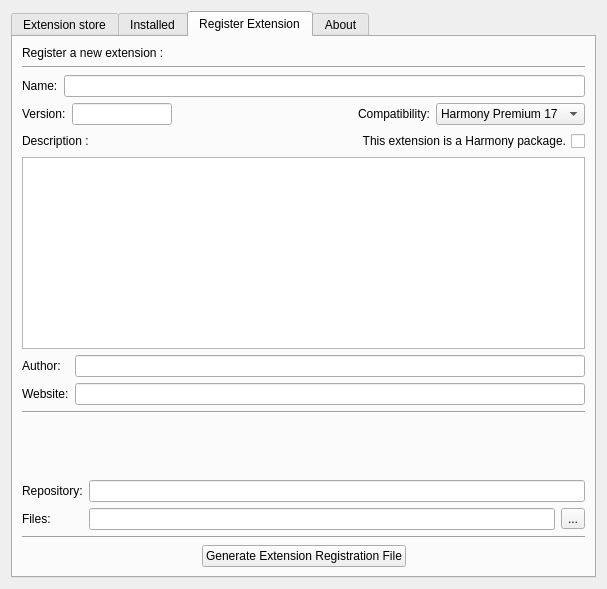
<?xml version="1.0" encoding="UTF-8"?>
<ui version="4.0">
 <class>Form</class>
 <widget class="QWidget" name="Form">
  <property name="geometry">
   <rect>
    <x>0</x>
    <y>0</y>
    <width>607</width>
    <height>589</height>
   </rect>
  </property>
  <property name="windowTitle">
   <string>Form</string>
  </property>
  <layout class="QVBoxLayout" name="verticalLayout_3">
   <item>
    <widget class="QTabWidget" name="tabWidget">
     <property name="currentIndex">
      <number>2</number>
     </property>
     <widget class="QWidget" name="storeTab">
      <attribute name="title">
       <string>Extension store</string>
      </attribute>
      <layout class="QVBoxLayout" name="verticalLayout_6">
       <item>
        <widget class="QSplitter" name="splitter">
         <property name="orientation">
          <enum>Qt::Horizontal</enum>
         </property>
         <widget class="QWidget" name="">
          <layout class="QVBoxLayout" name="verticalLayout_5">
           <item>
            <widget class="QLineEdit" name="lineEdit_2">
             <property name="sizePolicy">
              <sizepolicy hsizetype="Expanding" vsizetype="Fixed">
               <horstretch>0</horstretch>
               <verstretch>0</verstretch>
              </sizepolicy>
             </property>
             <property name="text">
              <string/>
             </property>
             <property name="placeholderText">
              <string>Search...</string>
             </property>
            </widget>
           </item>
           <item>
            <widget class="QTreeWidget" name="treeWidget_2">
             <property name="indentation">
              <number>0</number>
             </property>
             <property name="rootIsDecorated">
              <bool>false</bool>
             </property>
             <attribute name="headerDefaultSectionSize">
              <number>250</number>
             </attribute>
             <column>
              <property name="text">
               <string>Available Extensions</string>
              </property>
             </column>
             <column>
              <property name="text">
               <string/>
              </property>
             </column>
             <item>
              <property name="text">
               <string>github.com/ascriptmaker</string>
              </property>
              <property name="text">
               <string/>
              </property>
              <item>
               <property name="text">
                <string>script1</string>
               </property>
               <property name="text">
                <string/>
               </property>
              </item>
             </item>
            </widget>
           </item>
          </layout>
         </widget>
         <widget class="QWidget" name="">
          <layout class="QVBoxLayout" name="verticalLayout_2">
           <item>
            <spacer name="verticalSpacer_2">
             <property name="orientation">
              <enum>Qt::Vertical</enum>
             </property>
             <property name="sizeType">
              <enum>QSizePolicy::Maximum</enum>
             </property>
             <property name="sizeHint" stdset="0">
              <size>
               <width>20</width>
               <height>20</height>
              </size>
             </property>
            </spacer>
           </item>
           <item>
            <layout class="QHBoxLayout" name="horizontalLayout_9">
             <item>
              <spacer name="horizontalSpacer">
               <property name="orientation">
                <enum>Qt::Horizontal</enum>
               </property>
               <property name="sizeHint" stdset="0">
                <size>
                 <width>40</width>
                 <height>20</height>
                </size>
               </property>
              </spacer>
             </item>
             <item>
              <widget class="QLabel" name="label_13">
               <property name="text">
                <string>version : </string>
               </property>
              </widget>
             </item>
             <item>
              <widget class="QLineEdit" name="lineEdit_3"/>
             </item>
            </layout>
           </item>
           <item>
            <widget class="QLabel" name="label_2">
             <property name="text">
              <string>Description:</string>
             </property>
            </widget>
           </item>
           <item>
            <widget class="QTextEdit" name="textEdit_2">
             <property name="html">
              <string>&lt;!DOCTYPE HTML PUBLIC &quot;-//W3C//DTD HTML 4.0//EN&quot; &quot;http://www.w3.org/TR/REC-html40/strict.dtd&quot;&gt;
&lt;html&gt;&lt;head&gt;&lt;meta name=&quot;qrichtext&quot; content=&quot;1&quot; /&gt;&lt;style type=&quot;text/css&quot;&gt;
p, li { white-space: pre-wrap; }
&lt;/style&gt;&lt;/head&gt;&lt;body style=&quot; font-family:'MS Shell Dlg 2'; font-size:8.25pt; font-weight:400; font-style:normal;&quot;&gt;
&lt;p style=&quot; margin-top:0px; margin-bottom:0px; margin-left:0px; margin-right:0px; -qt-block-indent:0; text-indent:0px;&quot;&gt;This script does great things, here is a link to my webpage&lt;/p&gt;
&lt;p style=&quot;-qt-paragraph-type:empty; margin-top:0px; margin-bottom:0px; margin-left:0px; margin-right:0px; -qt-block-indent:0; text-indent:0px;&quot;&gt;&lt;br /&gt;&lt;/p&gt;&lt;/body&gt;&lt;/html&gt;</string>
             </property>
            </widget>
           </item>
           <item>
            <widget class="QGroupBox" name="groupBox">
             <property name="minimumSize">
              <size>
               <width>0</width>
               <height>45</height>
              </size>
             </property>
             <property name="title">
              <string>Keywords</string>
             </property>
             <layout class="QHBoxLayout" name="horizontalLayout_4">
              <item>
               <widget class="QLabel" name="label_14">
                <property name="text">
                 <string>Tool, Package, Animation</string>
                </property>
               </widget>
              </item>
             </layout>
            </widget>
           </item>
           <item>
            <layout class="QHBoxLayout" name="horizontalLayout">
             <item>
              <widget class="QToolButton" name="toolButton_7">
               <property name="text">
                <string>View Source</string>
               </property>
               <property name="autoRaise">
                <bool>true</bool>
               </property>
              </widget>
             </item>
             <item>
              <widget class="QToolButton" name="toolButton_8">
               <property name="text">
                <string>Visit Website</string>
               </property>
               <property name="autoRaise">
                <bool>true</bool>
               </property>
              </widget>
             </item>
            </layout>
           </item>
           <item>
            <layout class="QHBoxLayout" name="horizontalLayout_10">
             <property name="topMargin">
              <number>15</number>
             </property>
             <property name="bottomMargin">
              <number>15</number>
             </property>
             <item>
              <widget class="QPushButton" name="pushButton">
               <property name="minimumSize">
                <size>
                 <width>80</width>
                 <height>30</height>
                </size>
               </property>
               <property name="maximumSize">
                <size>
                 <width>130</width>
                 <height>16777215</height>
                </size>
               </property>
               <property name="text">
                <string>Install</string>
               </property>
               <property name="flat">
                <bool>false</bool>
               </property>
              </widget>
             </item>
            </layout>
           </item>
          </layout>
         </widget>
        </widget>
       </item>
      </layout>
     </widget>
     <widget class="QWidget" name="tab">
      <attribute name="title">
       <string>Installed</string>
      </attribute>
      <layout class="QVBoxLayout" name="verticalLayout">
       <item>
        <layout class="QHBoxLayout" name="horizontalLayout_3">
         <item>
          <spacer name="horizontalSpacer_3">
           <property name="orientation">
            <enum>Qt::Horizontal</enum>
           </property>
           <property name="sizeHint" stdset="0">
            <size>
             <width>40</width>
             <height>20</height>
            </size>
           </property>
          </spacer>
         </item>
         <item>
          <widget class="QLineEdit" name="lineEdit">
           <property name="maximumSize">
            <size>
             <width>150</width>
             <height>16777215</height>
            </size>
           </property>
          </widget>
         </item>
         <item>
          <widget class="QToolButton" name="toolButton">
           <property name="text">
            <string>Search</string>
           </property>
          </widget>
         </item>
        </layout>
       </item>
       <item>
        <widget class="QTreeWidget" name="treeWidget">
         <property name="indentation">
          <number>20</number>
         </property>
         <property name="rootIsDecorated">
          <bool>true</bool>
         </property>
         <property name="itemsExpandable">
          <bool>true</bool>
         </property>
         <property name="sortingEnabled">
          <bool>false</bool>
         </property>
         <property name="headerHidden">
          <bool>false</bool>
         </property>
         <attribute name="headerDefaultSectionSize">
          <number>250</number>
         </attribute>
         <column>
          <property name="text">
           <string>Name</string>
          </property>
         </column>
         <column>
          <property name="text">
           <string>Version</string>
          </property>
         </column>
         <column>
          <property name="text">
           <string/>
          </property>
         </column>
         <item>
          <property name="text">
           <string>github.com/ascriptmaker</string>
          </property>
          <property name="text">
           <string/>
          </property>
          <property name="text">
           <string/>
          </property>
          <item>
           <property name="text">
            <string>script1</string>
           </property>
           <property name="text">
            <string>0.2.5</string>
           </property>
           <property name="text">
            <string/>
           </property>
          </item>
         </item>
        </widget>
       </item>
       <item>
        <widget class="QLabel" name="label">
         <property name="text">
          <string>Description:</string>
         </property>
        </widget>
       </item>
       <item>
        <widget class="QTextEdit" name="textEdit">
         <property name="html">
          <string>&lt;!DOCTYPE HTML PUBLIC &quot;-//W3C//DTD HTML 4.0//EN&quot; &quot;http://www.w3.org/TR/REC-html40/strict.dtd&quot;&gt;
&lt;html&gt;&lt;head&gt;&lt;meta name=&quot;qrichtext&quot; content=&quot;1&quot; /&gt;&lt;style type=&quot;text/css&quot;&gt;
p, li { white-space: pre-wrap; }
&lt;/style&gt;&lt;/head&gt;&lt;body style=&quot; font-family:'MS Shell Dlg 2'; font-size:8.25pt; font-weight:400; font-style:normal;&quot;&gt;
&lt;p style=&quot; margin-top:0px; margin-bottom:0px; margin-left:0px; margin-right:0px; -qt-block-indent:0; text-indent:0px;&quot;&gt;This script does great things, here is a link to my webpage&lt;/p&gt;
&lt;p style=&quot;-qt-paragraph-type:empty; margin-top:0px; margin-bottom:0px; margin-left:0px; margin-right:0px; -qt-block-indent:0; text-indent:0px;&quot;&gt;&lt;br /&gt;&lt;/p&gt;&lt;/body&gt;&lt;/html&gt;</string>
         </property>
        </widget>
       </item>
       <item>
        <layout class="QHBoxLayout" name="horizontalLayout_2">
         <item>
          <spacer name="horizontalSpacer_2">
           <property name="orientation">
            <enum>Qt::Horizontal</enum>
           </property>
           <property name="sizeHint" stdset="0">
            <size>
             <width>40</width>
             <height>20</height>
            </size>
           </property>
          </spacer>
         </item>
         <item>
          <widget class="QPushButton" name="pushButton_2">
           <property name="text">
            <string>Update</string>
           </property>
          </widget>
         </item>
         <item>
          <widget class="QPushButton" name="pushButton_3">
           <property name="text">
            <string>Uninstall</string>
           </property>
          </widget>
         </item>
        </layout>
       </item>
      </layout>
     </widget>
     <widget class="QWidget" name="tab_3">
      <attribute name="title">
       <string>Register Extension</string>
      </attribute>
      <layout class="QVBoxLayout" name="verticalLayout_4">
       <item>
        <widget class="QLabel" name="label_12">
         <property name="text">
          <string>Register a new extension :</string>
         </property>
        </widget>
       </item>
       <item>
        <widget class="Line" name="line_3">
         <property name="orientation">
          <enum>Qt::Horizontal</enum>
         </property>
        </widget>
       </item>
       <item>
        <layout class="QHBoxLayout" name="horizontalLayout_6">
         <item>
          <widget class="QLabel" name="label_6">
           <property name="text">
            <string>Name:</string>
           </property>
          </widget>
         </item>
         <item>
          <widget class="QLineEdit" name="nameField"/>
         </item>
        </layout>
       </item>
       <item>
        <layout class="QHBoxLayout" name="horizontalLayout_7">
         <item>
          <widget class="QLabel" name="label_4">
           <property name="text">
            <string>Version:</string>
           </property>
          </widget>
         </item>
         <item>
          <widget class="QLineEdit" name="versionField">
           <property name="maximumSize">
            <size>
             <width>100</width>
             <height>16777215</height>
            </size>
           </property>
          </widget>
         </item>
         <item>
          <spacer name="horizontalSpacer_6">
           <property name="orientation">
            <enum>Qt::Horizontal</enum>
           </property>
           <property name="sizeHint" stdset="0">
            <size>
             <width>40</width>
             <height>20</height>
            </size>
           </property>
          </spacer>
         </item>
         <item>
          <widget class="QLabel" name="label_8">
           <property name="text">
            <string>Compatibility:</string>
           </property>
          </widget>
         </item>
         <item>
          <widget class="QComboBox" name="compatibiltyComboBox">
           <item>
            <property name="text">
             <string>Harmony Premium 17</string>
            </property>
           </item>
           <item>
            <property name="text">
             <string>Harmony Premium 16</string>
            </property>
           </item>
           <item>
            <property name="text">
             <string>Harmony Premium 15</string>
            </property>
           </item>
           <item>
            <property name="text">
             <string>Harmony Premium 14</string>
            </property>
           </item>
           <item>
            <property name="text">
             <string>Harmony Premium 12</string>
            </property>
           </item>
          </widget>
         </item>
        </layout>
       </item>
       <item>
        <layout class="QHBoxLayout" name="horizontalLayout_8">
         <item>
          <widget class="QLabel" name="label_7">
           <property name="text">
            <string>Description :</string>
           </property>
          </widget>
         </item>
         <item>
          <widget class="QCheckBox" name="isPackageCheckBox">
           <property name="toolTip">
            <string>Packages are stored in the &quot;/package&quot; folder and contain a configure.js file that can define windows, shortcuts and menu items in the Harmony User Interface. Select this option if the files have to be installed in the &quot;/package&quot; folder.</string>
           </property>
           <property name="layoutDirection">
            <enum>Qt::RightToLeft</enum>
           </property>
           <property name="text">
            <string>This extension is a Harmony package.</string>
           </property>
          </widget>
         </item>
        </layout>
       </item>
       <item>
        <widget class="QTextEdit" name="descriptionField"/>
       </item>
       <item>
        <layout class="QFormLayout" name="formLayout_2">
         <item row="0" column="0">
          <widget class="QLabel" name="label_9">
           <property name="text">
            <string>Author:</string>
           </property>
          </widget>
         </item>
         <item row="0" column="1">
          <widget class="QLineEdit" name="authorField"/>
         </item>
         <item row="1" column="0">
          <widget class="QLabel" name="label_10">
           <property name="text">
            <string>Website:</string>
           </property>
          </widget>
         </item>
         <item row="1" column="1">
          <widget class="QLineEdit" name="websiteField"/>
         </item>
        </layout>
       </item>
       <item>
        <widget class="Line" name="line_2">
         <property name="orientation">
          <enum>Qt::Horizontal</enum>
         </property>
        </widget>
       </item>
       <item>
        <layout class="QFormLayout" name="formLayout">
         <property name="sizeConstraint">
          <enum>QLayout::SetMinAndMaxSize</enum>
         </property>
         <property name="fieldGrowthPolicy">
          <enum>QFormLayout::ExpandingFieldsGrow</enum>
         </property>
         <item row="1" column="1">
          <widget class="QLineEdit" name="repoField">
           <property name="text">
            <string/>
           </property>
          </widget>
         </item>
         <item row="1" column="0">
          <widget class="QLabel" name="label_11">
           <property name="text">
            <string>Repository:</string>
           </property>
          </widget>
         </item>
         <item row="2" column="0">
          <widget class="QLabel" name="label_5">
           <property name="text">
            <string>Files:</string>
           </property>
          </widget>
         </item>
         <item row="2" column="1">
          <layout class="QHBoxLayout" name="horizontalLayout_5">
           <item>
            <widget class="QLineEdit" name="fileField">
             <property name="readOnly">
              <bool>true</bool>
             </property>
            </widget>
           </item>
           <item>
            <widget class="QToolButton" name="filePicker">
             <property name="text">
              <string>...</string>
             </property>
            </widget>
           </item>
          </layout>
         </item>
         <item row="0" column="1">
          <spacer name="verticalSpacer">
           <property name="orientation">
            <enum>Qt::Vertical</enum>
           </property>
           <property name="sizeHint" stdset="0">
            <size>
             <width>20</width>
             <height>40</height>
            </size>
           </property>
          </spacer>
         </item>
        </layout>
       </item>
       <item>
        <widget class="Line" name="line">
         <property name="orientation">
          <enum>Qt::Horizontal</enum>
         </property>
        </widget>
       </item>
       <item>
        <layout class="QHBoxLayout" name="horizontalLayout_13">
         <item>
          <spacer name="horizontalSpacer_5">
           <property name="orientation">
            <enum>Qt::Horizontal</enum>
           </property>
           <property name="sizeHint" stdset="0">
            <size>
             <width>40</width>
             <height>20</height>
            </size>
           </property>
          </spacer>
         </item>
         <item>
          <widget class="QPushButton" name="generateButton">
           <property name="text">
            <string>Generate Extension Registration File</string>
           </property>
          </widget>
         </item>
         <item>
          <spacer name="horizontalSpacer_8">
           <property name="orientation">
            <enum>Qt::Horizontal</enum>
           </property>
           <property name="sizeHint" stdset="0">
            <size>
             <width>40</width>
             <height>20</height>
            </size>
           </property>
          </spacer>
         </item>
        </layout>
       </item>
      </layout>
     </widget>
     <widget class="QWidget" name="tab_2">
      <attribute name="title">
       <string>About</string>
      </attribute>
      <layout class="QVBoxLayout" name="verticalLayout_7">
       <item>
        <widget class="QLabel" name="label_3">
         <property name="sizePolicy">
          <sizepolicy hsizetype="Preferred" vsizetype="Preferred">
           <horstretch>0</horstretch>
           <verstretch>0</verstretch>
          </sizepolicy>
         </property>
         <property name="maximumSize">
          <size>
           <width>16777215</width>
           <height>16777215</height>
          </size>
         </property>
         <property name="frameShape">
          <enum>QFrame::NoFrame</enum>
         </property>
         <property name="text">
          <string>&lt;html&gt;&lt;head/&gt;&lt;body&gt;&lt;p&gt;&lt;span style=&quot; font-size:10pt; font-weight:600;&quot;&gt;Unofficial Harmony Extension Store&lt;/span&gt;&lt;/p&gt;&lt;p&gt;This extension is made available for free by entusiast script makers and users and is not endorsed or curated by Toonboom. Use the extensions available for download on this store at your own risk.&lt;/p&gt;&lt;p&gt;The extensions available on this store are open source and sourced from checked github accounts. Make sure you read the source code and understand it before you install any extension.&lt;/p&gt;&lt;p&gt;If you have a question about a script, you can use the provided github or website address to contact the script author. We cannot offer support for extensions not working correctly.&lt;/p&gt;&lt;p&gt;If you want to register as a script creator and want to share your scripts through this extension, get in touch and we will add your github account to the list of content makers.&lt;/p&gt;&lt;p&gt;The source for this extension is available here:&lt;/p&gt;&lt;/body&gt;&lt;/html&gt;</string>
         </property>
         <property name="textFormat">
          <enum>Qt::RichText</enum>
         </property>
         <property name="alignment">
          <set>Qt::AlignLeading|Qt::AlignLeft|Qt::AlignVCenter</set>
         </property>
         <property name="wordWrap">
          <bool>true</bool>
         </property>
        </widget>
       </item>
       <item>
        <layout class="QGridLayout" name="gridLayout">
         <item row="1" column="0">
          <widget class="QPushButton" name="pushButton_4">
           <property name="sizePolicy">
            <sizepolicy hsizetype="Minimum" vsizetype="Fixed">
             <horstretch>0</horstretch>
             <verstretch>0</verstretch>
            </sizepolicy>
           </property>
           <property name="maximumSize">
            <size>
             <width>200</width>
             <height>16777215</height>
            </size>
           </property>
           <property name="text">
            <string>Check for updates</string>
           </property>
          </widget>
         </item>
         <item row="0" column="0">
          <widget class="QPushButton" name="pushButton_6">
           <property name="text">
            <string>Reload Store Pages</string>
           </property>
          </widget>
         </item>
        </layout>
       </item>
      </layout>
     </widget>
    </widget>
   </item>
  </layout>
 </widget>
 <resources/>
 <connections/>
</ui>
